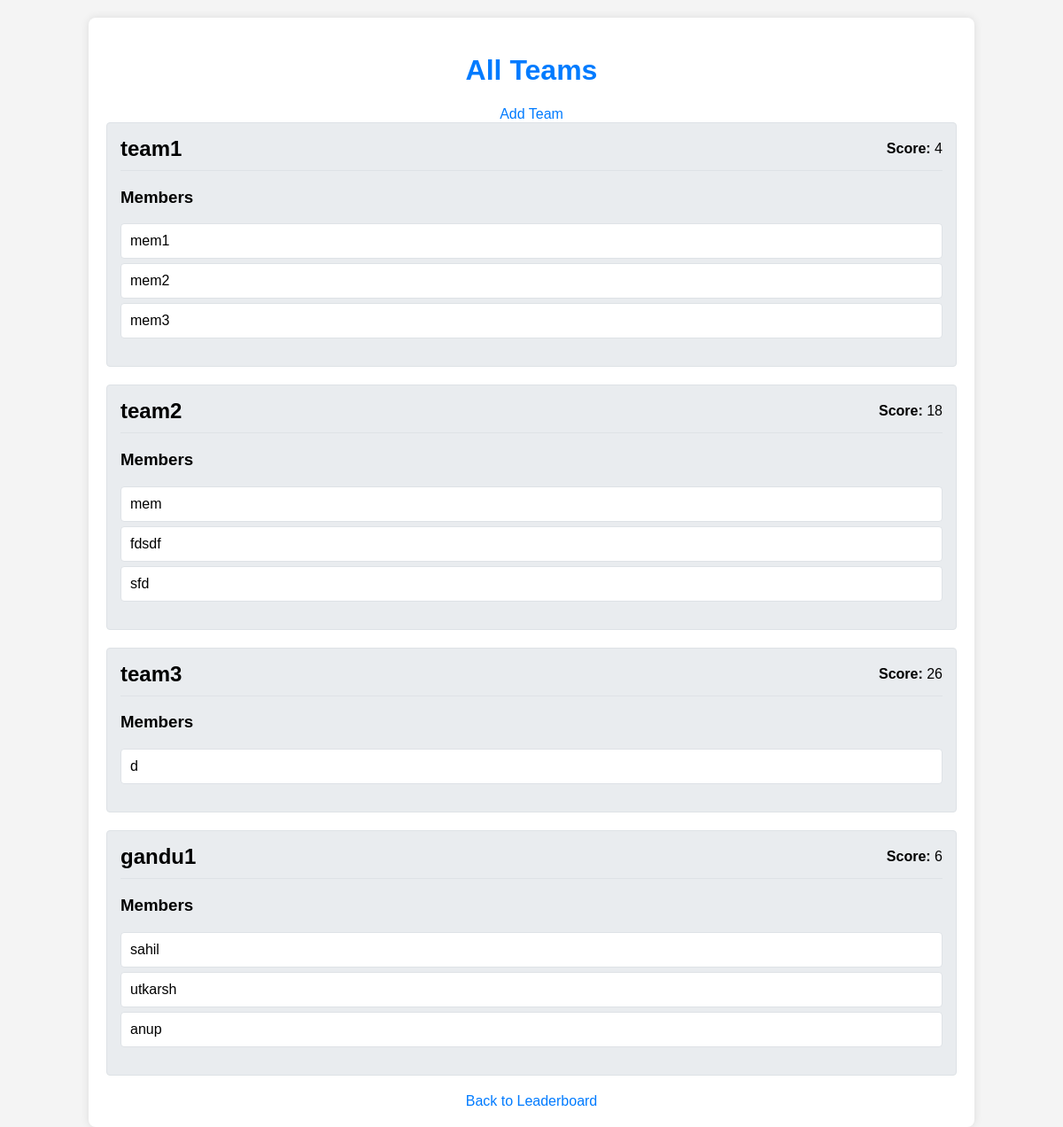
The page /teams_all on the database its author committed.
### main.py (models this page shows)
class TeamScore(db.Model):
    id = db.Column(db.String(50), primary_key=True)
    team_name = db.Column(db.String(50), nullable=False)
    score = db.Column(db.Integer, nullable=False)

class TeamMembers(db.Model):
    id = db.Column(db.Integer, primary_key=True)
    member_name = db.Column(db.String(50), nullable=False)
    team_name = db.Column(db.String(50), db.ForeignKey('team_score.team_name'), nullable=False)

### main.py (the view)
@app.route('/teams_all')
def teams_all():
    teams = TeamScore.query.all()
    teams_data = []
    for team in teams:
        members = TeamMembers.query.filter_by(team_name=team.team_name).all()
        team_data = {
            'id': team.id,
            'team_name': team.team_name,
            'score': team.score,
            'members': [{'id': member.id, 'member_name': member.member_name} for member in members]
        }
        teams_data.append(team_data)
    return render_template('teams_all.html', teams=teams_data)

### templates/teams_all.html (shortened to what this page needs)
<!DOCTYPE html>
<html lang="en">
<head>
</head>
<body>
    <div class="container">
        <h1>All Teams</h1>
        <a href="{{ url_for('add') }}" class="add-team-button">Add Team</a>
        {% for team in teams %}
            <div class="team">
                <div class="team-header">
                    <h2>{{ team.team_name }}</h2>
                    <span><strong>Score:</strong> {{ team.score }}</span>
                </div>
                <h3>Members</h3>
                <ul class="team-members">
                    {% for member in team.members %}
                        <li>{{ member.member_name }}</li>
                    {% else %}
                        <li>No members found.</li>
                    {% endfor %}
                </ul>
            </div>
        {% endfor %}
        <a href="{{ url_for('index') }}">Back to Leaderboard</a>
    </div>
</body>
</html>

### templates/teams_all.html (style rules this page uses)
body { font-family: Arial, sans-serif; background-color: #f4f4f4; margin: 0; padding: 0; }
.container { width: 80%; margin: 0 auto; padding: 20px; background-color: #fff; box-shadow: 0 0 10px rgba(0, 0, 0, 0.1); border-radius: 8px; margin-top: 20px; }
h1 { text-align: center; color: #007bff; }
.team { border: 1px solid #dee2e6; border-radius: 4px; margin-bottom: 20px; padding: 15px; background-color: #e9ecef; }
.team-header { display: flex; justify-content: space-between; align-items: center; border-bottom: 1px solid #dee2e6; padding-bottom: 10px; margin-bottom: 10px; }
.team-header h2 { margin: 0; }
.team-members { list-style-type: none; padding: 0; }
.team-members li { background-color: #fff; border: 1px solid #dee2e6; border-radius: 4px; margin: 5px 0; padding: 10px; font-size: 16px; }
a { display: block; text-align: center; color: #007bff; text-decoration: none; font-size: 16px; margin-top: 20px; }

### rows shown on the page
TeamScore: team_name "team1", score "4"
TeamMembers: member_name "mem1"
TeamMembers: member_name "mem2"
TeamMembers: member_name "mem3"
TeamScore: team_name "team2", score "18"
TeamMembers: member_name "mem"
TeamMembers: member_name "fdsdf"
TeamMembers: member_name "sfd"
TeamScore: team_name "team3", score "26", member_name "d"
TeamScore: team_name "gandu1", score "6"
TeamMembers: member_name "sahil"
TeamMembers: member_name "utkarsh"
TeamMembers: member_name "anup"
